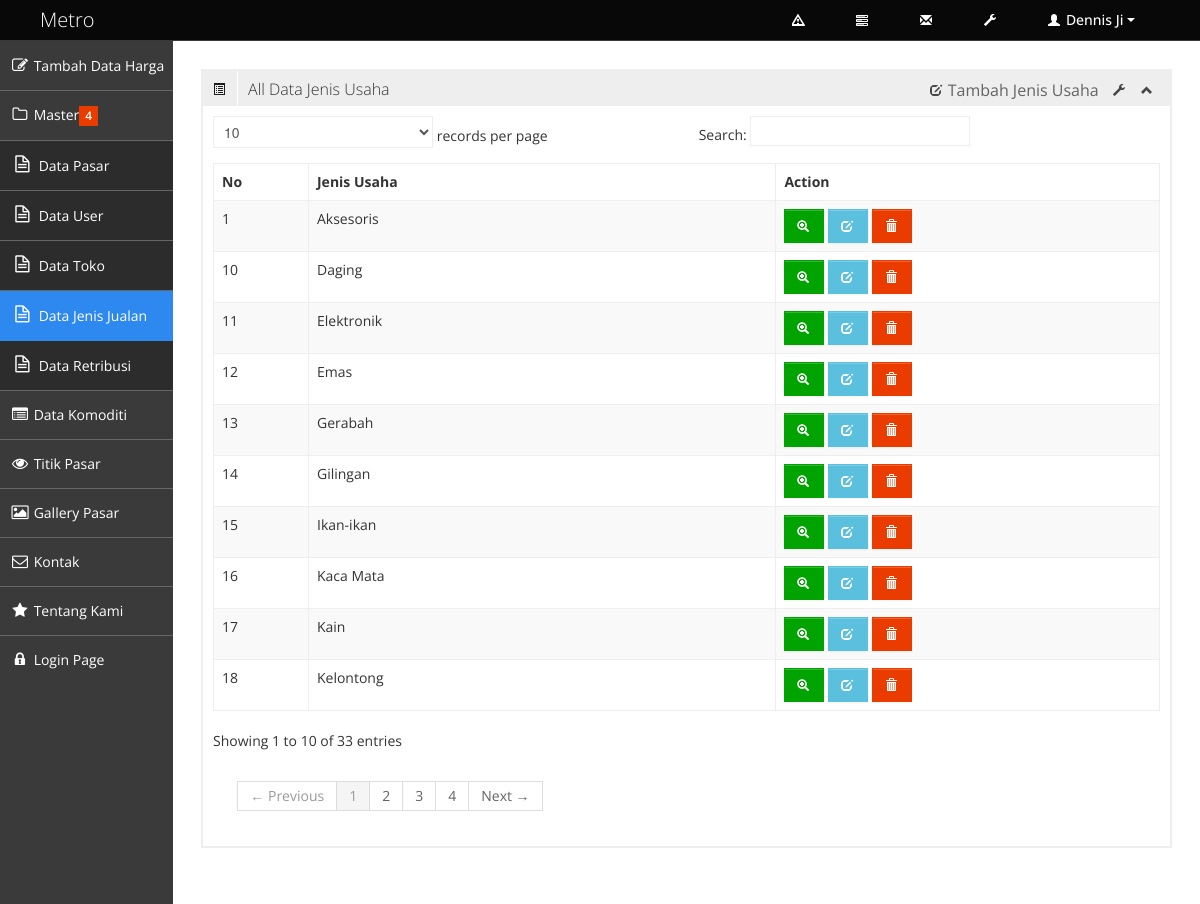
/index.php?page=tampilJ, run on the app's committed database.
### tables this page shows
CREATE TABLE IF NOT EXISTS `usaha` (
  `id_usaha` int(11) NOT NULL,
  `jenis_usaha` varchar(50) NOT NULL
);

### tampil_jualan.php (the view)
<div class="row-fluid sortable">
			<div class="box span12">
				<div class="box-header" data-original-title>
					<h2><a href="#" class="halflings-icon list-alt"></a><span class="break"></span>All Data Jenis Usaha</h2>
					<div class="box-icon">
						<a href="?page=tambahJ"><i class="halflings-icon edit"></i> Tambah Jenis Usaha</a>
						<a href="#" class="btn-setting"><i class="halflings-icon wrench"></i></a>
						<a href="#" class="btn-minimize"><i class="halflings-icon chevron-up"></i></a>
					</div>
				</div>
				<div class="box-content">
					<table class="table table-striped table-bordered bootstrap-datatable datatable">
					  <thead>
						  <tr>
							  <th>No</th>
							  <th>Jenis Usaha</th>
							  <th>Action</th>
						  </tr>
					  </thead>
					  <tbody>
		<?php
		$sql=mysql_query("SELECT * FROM usaha order by jenis_usaha asc") or die (mysql_error());
		$no = 1;
           while($r = mysql_fetch_array($sql)){
               ?>
						<tr>
							<td><?php echo $no++; ?></td>
							<td><?php echo $r['jenis_usaha']; ?></td>
							<td class="center">
								<a href="?page=detilJ&id_usaha=<?php echo $r['id_usaha']; ?>" class="btn btn-success" title="Detail" >
									<i class="halflings-icon white zoom-in"></i>
								</a>
								<a class="btn btn-info" title="Edit" href="?page=editJ&id_usaha=<?php echo $r['id_usaha']; ?>">
									<i class="halflings-icon white edit"></i>
								</a>
								<a class="btn btn-danger" title="Hapus" href="?page=hapusJ&id_usaha=<?php echo $r['id_usaha'];?>" onClick="return confirm('Yakin menghapus data ?');">
									<i class="halflings-icon white trash"></i>
								</a>
							</td>
						</tr>
		<?php
		}
		?>
					  </tbody>
					</table>
				</div>
			</div>
</div>

### css/style.css (style rules this page uses)
body { background: #F5F5F5; color: #333; border: none; font-family: 'Open Sans', sans-serif; font-weight: 400; }
h2 { font-size: 16px; line-height: 16px; }
.box { border: 2px solid #eee; background: #fff !important; margin-bottom: 28px; }
.box-header { height: 16px; font-size: 16px; line-height: 16px; padding: 10px; background: #eee; -webkit-box-shadow: none; -moz-box-shadow: none; box-shadow: none; overflow: hidden; }
.box-header h2 { float:left; margin-top: 0px; font-weight: 300; }
.box-header .box-icon { float:right; margin-top: 1px; }
.box-header .box-icon i { -webkit-transition: all 0.1s ease-in-out; -moz-transition: all 0.1s ease-in-out; -o-transition: all 0.1s ease-in-out; -ms-transition: all 0.1s ease-in-out; transition: all 0.1s ease-in-out; opacity: .8; filter: alpha(opacity=80); -ms-filter:"progid:DXImageTransform.Microsoft.Alpha(Opacity=80)"; }
.box-header .box-icon a { margin: 0px 5px; }
.box-content { position: relative; z-index: 50; margin-top: -1px; padding: 10px; background: #fff !important; }
.btn { display: inline-block; padding: 6px 12px; margin-bottom: 0; font-size: 14px; font-weight: 500; line-height: 20px; text-align: center; white-space: nowrap; vertical-align: middle; cursor: pointer; border: 1px solid #a7a9aa; -webkit-border-radius: 0px !important; border-radius: 0px !important; }
.btn i { margin-top: 2px; }
.btn { color: #ffffff; background-color: #a7a9aa; border-color: #a7a9aa; background-image: none; filter: none; text-shadow: none; }
.btn-danger { background-color: #EB3C00; border-color: #EB3C00; }
.btn-success { background-color: #00A300; border-color: #00A300; }
.btn-info { background-color: #5bc0de; border-color: #5bc0de; }
.table th, .table td { border-top: 1px solid #eee; }
.table-bordered { border-color: #eee; -webkit-border-radius: 0px !important; -moz-border-radius: 0px !important; border-radius: 0px !important; }
.table-bordered th, .table-bordered td { border-left: 1px solid #eee; }
.table-bordered thead:first-child tr:first-child > th:first-child, .table-bordered tbody:first-child tr:first-child > td:first-child, .table-bordered tbody:first-child tr:first-child > th:first-child { -webkit-border-radius: 0px !important; -moz-border-radius: 0px !important; border-radius: 0px !important; }
.table-bordered thead:first-child tr:first-child > th:last-child, .table-bordered tbody:first-child tr:first-child > td:last-child, .table-bordered tbody:first-child tr:first-child > th:last-child { -webkit-border-radius: 0px !important; -moz-border-radius: 0px !important; border-radius: 0px !important; }
.table-bordered thead:last-child tr:last-child > th:first-child, .table-bordered tbody:last-child tr:last-child > td:first-child, .table-bordered tbody:last-child tr:last-child > th:first-child, .table-bordered tfoot:last-child tr:last-child > td:first-child, .table-bordered tfoot:last-child tr:last-child > th:first-child { -webkit-border-radius: 0px !important; -moz-border-radius: 0px !important; border-radius: 0px !important; }
.table-bordered thead:last-child tr:last-child > th:last-child, .table-bordered tbody:last-child tr:last-child > td:last-child, .table-bordered tbody:last-child tr:last-child > th:last-child, .table-bordered tfoot:last-child tr:last-child > td:last-child, .table-bordered tfoot:last-child tr:last-child > th:last-child { -webkit-border-radius: 0px !important; -moz-border-radius: 0px !important; border-radius: 0px !important; }

### css/halflings.css (style rules this page uses)
html, html .halflings { -webkit-font-smoothing: antialiased !important; }
.halflings-icon { display: inline-block; width: 14px; height: 14px; line-height: 14px; vertical-align: text-top; background-image: url(../img/glyphicons_halflings.svg); background-position: 0 0; background-repeat: no-repeat; vertical-align: top; *display: inline; *zoom: 1; *margin-right: .3em; }
.halflings-icon.white { background-image: url(../img/glyphicons_halflings-white.svg); }
.halflings-icon.zoom-in { background-position: -336px 0; }
.halflings-icon.trash { background-position: -456px 0; }
.halflings-icon.list-alt { background-position: -264px -24px; }
.halflings-icon.edit { background-position: -96px -72px; }
.halflings-icon.chevron-up { background-position: -288px -120px; }
.halflings-icon.wrench { background-position: -360px -144px; }

### data on the page
usaha: jenis_usaha "Aksesoris"
usaha: jenis_usaha "Daging"
usaha: jenis_usaha "Elektronik"
usaha: jenis_usaha "Emas"
usaha: jenis_usaha "Gerabah"
usaha: jenis_usaha "Gilingan"
usaha: jenis_usaha "Ikan-ikan"
usaha: jenis_usaha "Kaca Mata"
usaha: jenis_usaha "Kain"
usaha: jenis_usaha "Kelontong"
